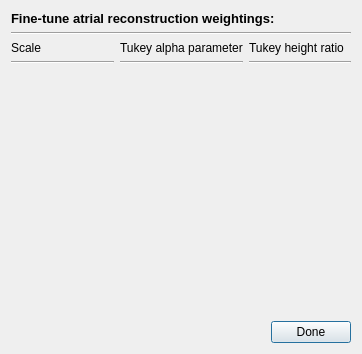
<?xml version="1.0" encoding="UTF-8"?>
<ui version="4.0">
 <class>DSP_SignalReconstructWeightings</class>
 <widget class="QDialog" name="DSP_SignalReconstructWeightings">
  <property name="geometry">
   <rect>
    <x>0</x>
    <y>0</y>
    <width>362</width>
    <height>354</height>
   </rect>
  </property>
  <property name="windowTitle">
   <string>Reconstruction weightings</string>
  </property>
  <layout class="QVBoxLayout" name="verticalLayout_3">
   <item>
    <widget class="QLabel" name="label">
     <property name="font">
      <font>
       <pointsize>10</pointsize>
       <weight>75</weight>
       <bold>true</bold>
      </font>
     </property>
     <property name="text">
      <string>Fine-tune atrial reconstruction weightings:</string>
     </property>
    </widget>
   </item>
   <item>
    <widget class="Line" name="line">
     <property name="orientation">
      <enum>Qt::Horizontal</enum>
     </property>
    </widget>
   </item>
   <item>
    <layout class="QHBoxLayout" name="horizontalLayout">
     <item>
      <layout class="QVBoxLayout" name="verticalLayout">
       <item>
        <widget class="QLabel" name="label_6">
         <property name="font">
          <font>
           <pointsize>9</pointsize>
          </font>
         </property>
         <property name="text">
          <string>Scale</string>
         </property>
        </widget>
       </item>
       <item>
        <widget class="Line" name="line_2">
         <property name="orientation">
          <enum>Qt::Horizontal</enum>
         </property>
        </widget>
       </item>
       <item>
        <widget class="QWidget" name="widget_currentQRS_scale" native="true">
         <property name="sizePolicy">
          <sizepolicy hsizetype="Expanding" vsizetype="Expanding">
           <horstretch>0</horstretch>
           <verstretch>0</verstretch>
          </sizepolicy>
         </property>
         <layout class="QVBoxLayout" name="verticalLayout_scales">
          <property name="spacing">
           <number>0</number>
          </property>
          <property name="leftMargin">
           <number>0</number>
          </property>
          <property name="topMargin">
           <number>0</number>
          </property>
          <property name="rightMargin">
           <number>0</number>
          </property>
          <property name="bottomMargin">
           <number>0</number>
          </property>
         </layout>
        </widget>
       </item>
      </layout>
     </item>
     <item>
      <layout class="QVBoxLayout" name="verticalLayout_2">
       <item>
        <widget class="QLabel" name="label_3">
         <property name="font">
          <font>
           <pointsize>9</pointsize>
          </font>
         </property>
         <property name="text">
          <string>Tukey alpha parameter</string>
         </property>
        </widget>
       </item>
       <item>
        <widget class="Line" name="line_3">
         <property name="orientation">
          <enum>Qt::Horizontal</enum>
         </property>
        </widget>
       </item>
       <item>
        <widget class="QWidget" name="widget_currentQRS_alphas" native="true">
         <property name="sizePolicy">
          <sizepolicy hsizetype="Expanding" vsizetype="Expanding">
           <horstretch>0</horstretch>
           <verstretch>0</verstretch>
          </sizepolicy>
         </property>
         <layout class="QVBoxLayout" name="verticalLayout_alphas">
          <property name="spacing">
           <number>0</number>
          </property>
          <property name="leftMargin">
           <number>0</number>
          </property>
          <property name="topMargin">
           <number>0</number>
          </property>
          <property name="rightMargin">
           <number>0</number>
          </property>
          <property name="bottomMargin">
           <number>0</number>
          </property>
         </layout>
        </widget>
       </item>
      </layout>
     </item>
     <item>
      <layout class="QVBoxLayout" name="verticalLayout_4">
       <item>
        <widget class="QLabel" name="label_5">
         <property name="font">
          <font>
           <pointsize>9</pointsize>
          </font>
         </property>
         <property name="text">
          <string>Tukey height ratio</string>
         </property>
        </widget>
       </item>
       <item>
        <widget class="Line" name="line_5">
         <property name="orientation">
          <enum>Qt::Horizontal</enum>
         </property>
        </widget>
       </item>
       <item>
        <widget class="QWidget" name="widget_currentQRS_height" native="true">
         <property name="sizePolicy">
          <sizepolicy hsizetype="Expanding" vsizetype="Expanding">
           <horstretch>0</horstretch>
           <verstretch>0</verstretch>
          </sizepolicy>
         </property>
         <layout class="QVBoxLayout" name="verticalLayout_heightratios">
          <property name="spacing">
           <number>0</number>
          </property>
          <property name="leftMargin">
           <number>0</number>
          </property>
          <property name="topMargin">
           <number>0</number>
          </property>
          <property name="rightMargin">
           <number>0</number>
          </property>
          <property name="bottomMargin">
           <number>0</number>
          </property>
         </layout>
        </widget>
       </item>
      </layout>
     </item>
    </layout>
   </item>
   <item>
    <spacer name="verticalSpacer">
     <property name="orientation">
      <enum>Qt::Vertical</enum>
     </property>
     <property name="sizeHint" stdset="0">
      <size>
       <width>20</width>
       <height>185</height>
      </size>
     </property>
    </spacer>
   </item>
   <item>
    <layout class="QHBoxLayout" name="horizontalLayout_7">
     <item>
      <spacer name="horizontalSpacer_5">
       <property name="orientation">
        <enum>Qt::Horizontal</enum>
       </property>
       <property name="sizeHint" stdset="0">
        <size>
         <width>40</width>
         <height>20</height>
        </size>
       </property>
      </spacer>
     </item>
     <item>
      <widget class="QPushButton" name="pushButton">
       <property name="font">
        <font>
         <pointsize>9</pointsize>
        </font>
       </property>
       <property name="text">
        <string>Done</string>
       </property>
      </widget>
     </item>
    </layout>
   </item>
  </layout>
 </widget>
 <resources/>
 <connections>
  <connection>
   <sender>pushButton</sender>
   <signal>clicked()</signal>
   <receiver>DSP_SignalReconstructWeightings</receiver>
   <slot>close()</slot>
   <hints>
    <hint type="sourcelabel">
     <x>289</x>
     <y>332</y>
    </hint>
    <hint type="destinationlabel">
     <x>311</x>
     <y>275</y>
    </hint>
   </hints>
  </connection>
 </connections>
</ui>
